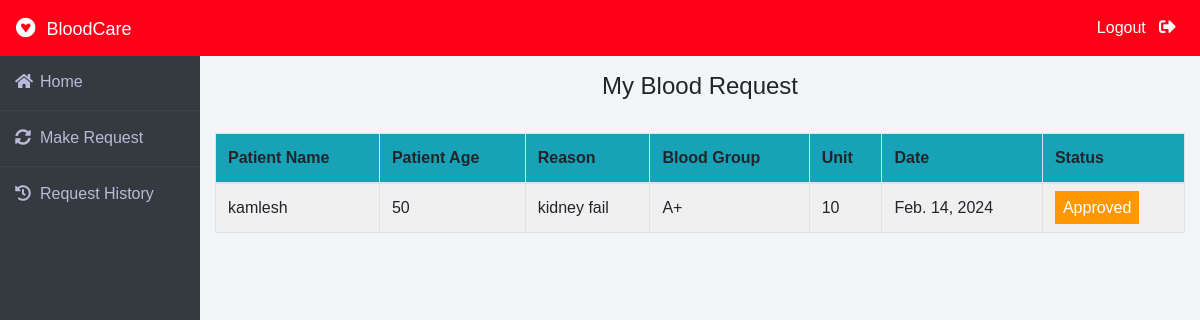
Page /patient/my-request (signed in) on the committed database.
### blood/models.py (models this page shows, shortened)
class BloodRequest(models.Model):
    request_by_patient=models.ForeignKey(pmodels.Patient,null=True,on_delete=models.CASCADE)
    request_by_donor=models.ForeignKey(dmodels.Donor,null=True,on_delete=models.CASCADE)
    patient_name=models.CharField(max_length=30)
    patient_age=models.PositiveIntegerField()
    reason=models.CharField(max_length=500)
    bloodgroup=models.CharField(max_length=10)
    unit=models.PositiveIntegerField(default=0)
    status=models.CharField(max_length=20,default="Pending")
    date=models.DateField(auto_now=True)

### patient/views.py (the view)
# urls.py: path('my-request', views.my_request_view,name='my-request'),
def my_request_view(request):
    patient= models.Patient.objects.get(user_id=request.user.id)
    blood_request=bmodels.BloodRequest.objects.all().filter(request_by_patient=patient)
    return render(request,'patient/my_request.html',{'blood_request':blood_request})

### templates/patient/my_request.html (shortened to what this page needs)
{% extends 'patient/patientbase.html' %} {% block content %} {% load widget_tweaks %} {%load static%}
<head>
</head>
<br />
<br />
<div class="container">
    <h4 class="text-center">My Blood Request</h4>
    <br />
    <table class="table table-light table-hover table-bordered table-striped">
        <thead class="bg-info">
            <tr>
                <th scope="col">Patient Name</th>
                <th scope="col">Patient Age</th>
                <th scope="col">Reason</th>
                <th scope="col">Blood Group</th>
                <th scope="col">Unit</th>
                <th scope="col">Date</th>
                <th scope="col">Status</th>
            </tr>
        </thead>
        <tbody>
            {% for t in blood_request %}
            <tr>
                <td>{{t.patient_name}}</td>
                <td>{{t.patient_age}}</td>
                <td>{{t.reason}}</td>
                <td>{{t.bloodgroup}}</td>
                <td>{{t.unit}}</td>
                <td>{{t.date}}</td>
                {% if t.status == 'Approved' %}
                <td><span class="label warning"> Approved</span></td>
                {% elif t.status == 'Rejected' %}
                <td><span class="label success">Rejected</span></td>
                {% else %}
                <td><span style="color: white; margin-left: 0px;" class="label info">Pending</span></td>
                {% endif %}
            </tr>
            {% endfor %}
        </tbody>
    </table>
</div>
{% endblock content %}

### templates/patient/patientbase.html (style rules this page uses)
* { margin: 0; padding: 0; box-sizing: border-box; list-style: none; text-decoration: none; font-family: "Josefin Sans", sans-serif; }
body { background-color: #f3f5f9; }

### templates/patient/my_request.html (style rules this page uses)
.label { color: white; padding: 8px; }
.warning { background-color: #ff9800; }

### rows in the picture
BloodRequest: patient_name "kamlesh", patient_age "50", reason "kidney fail", bloodgroup "A+", unit "10", date "Feb. 14, 2024", status "Approved"
